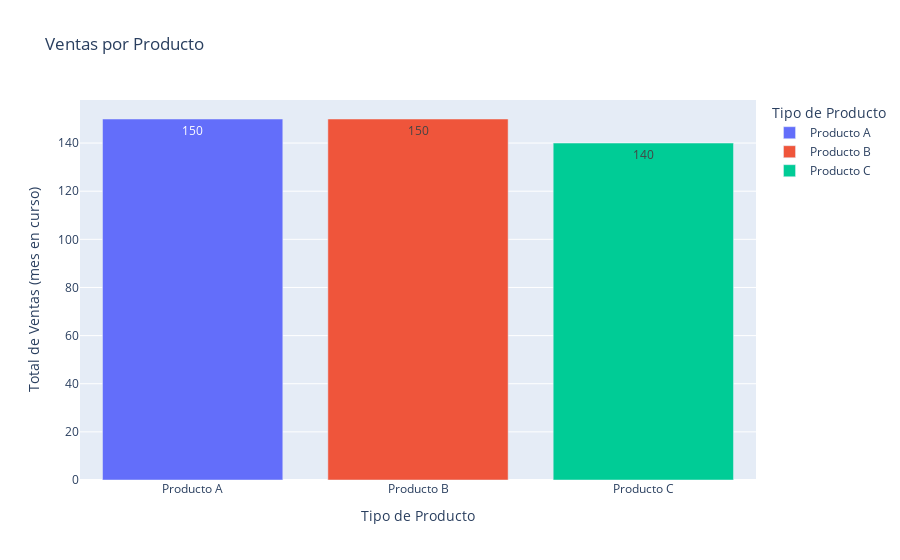

Write notebook code for a chart like this one.
### Markdown cell above
## 4) Visualizacion de Graficos

### Code cell
# apartir de la 'tabla_ventas' ya creada obtendremos el grafico dinamico.
fig = px.bar(tabla_ventas, 
             x='producto', 
             y='totalventas', 
             title="Ventas por Producto", 
             labels={'producto':'Tipo de Producto', 'totalventas':'Total de Ventas (mes en curso)'},
             color='producto',
             text='totalventas')

fig.show()

# Resultado:
# En el grafico podemos observar que los productos lideres en venta del mes en curso fueras los productos A y B

### Figure 1 — Plotly figure (JSON) as saved in the notebook; plotly's stock layout.template omitted (floating-point values rounded to 4 significant figures)
{"data": [{"alignmentgroup": "True", "hovertemplate": "Tipo de Producto=%{x}<br>Total de Ventas (mes en curso)=%{text}<extra></extra>", "legendgroup": "Producto A", "marker": {"color": "#636efa", "pattern": {"shape": ""}}, "name": "Producto A", "offsetgroup": "Producto A", "orientation": "v", "showlegend": true, "text": [150], "textposition": "auto", "type": "bar", "x": ["Producto A"], "xaxis": "x", "y": [150], "yaxis": "y"}, {"alignmentgroup": "True", "hovertemplate": "Tipo de Producto=%{x}<br>Total de Ventas (mes en curso)=%{text}<extra></extra>", "legendgroup": "Producto B", "marker": {"color": "#EF553B", "pattern": {"shape": ""}}, "name": "Producto B", "offsetgroup": "Producto B", "orientation": "v", "showlegend": true, "text": [150], "textposition": "auto", "type": "bar", "x": ["Producto B"], "xaxis": "x", "y": [150], "yaxis": "y"}, {"alignmentgroup": "True", "hovertemplate": "Tipo de Producto=%{x}<br>Total de Ventas (mes en curso)=%{text}<extra></extra>", "legendgroup": "Producto C", "marker": {"color": "#00cc96", "pattern": {"shape": ""}}, "name": "Producto C", "offsetgroup": "Producto C", "orientation": "v", "showlegend": true, "text": [140], "textposition": "auto", "type": "bar", "x": ["Producto C"], "xaxis": "x", "y": [140], "yaxis": "y"}], "layout": {"barmode": "relative", "legend": {"title": {"text": "Tipo de Producto"}, "tracegroupgap": 0}, "title": {"text": "Ventas por Producto"}, "xaxis": {"anchor": "y", "categoryarray": ["Producto A", "Producto B", "Producto C"], "categoryorder": "array", "domain": [0, 1], "title": {"text": "Tipo de Producto"}}, "yaxis": {"anchor": "x", "domain": [0, 1], "title": {"text": "Total de Ventas (mes en curso)"}}}}
